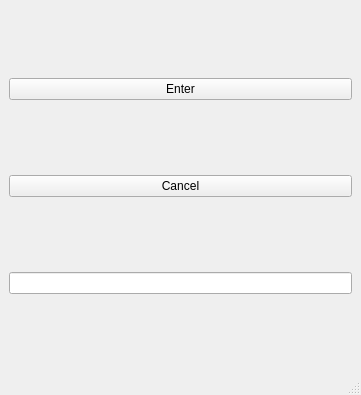
<?xml version="1.0" encoding="UTF-8"?>
<ui version="4.0">
 <class>MainWindow</class>
 <widget class="QMainWindow" name="MainWindow">
  <property name="geometry">
   <rect>
    <x>0</x>
    <y>0</y>
    <width>361</width>
    <height>395</height>
   </rect>
  </property>
  <property name="windowTitle">
   <string>MainWindow</string>
  </property>
  <widget class="QWidget" name="centralwidget">
   <layout class="QVBoxLayout" name="verticalLayout">
    <item>
     <widget class="QPushButton" name="pushButton">
      <property name="text">
       <string>Enter</string>
      </property>
     </widget>
    </item>
    <item>
     <widget class="QPushButton" name="pushButton_2">
      <property name="text">
       <string>Cancel</string>
      </property>
     </widget>
    </item>
    <item>
     <widget class="QLineEdit" name="lineEdit"/>
    </item>
   </layout>
  </widget>
  <widget class="QMenuBar" name="menubar">
   <property name="geometry">
    <rect>
     <x>0</x>
     <y>0</y>
     <width>361</width>
     <height>23</height>
    </rect>
   </property>
  </widget>
  <widget class="QStatusBar" name="statusbar"/>
 </widget>
 <resources/>
 <connections/>
</ui>
